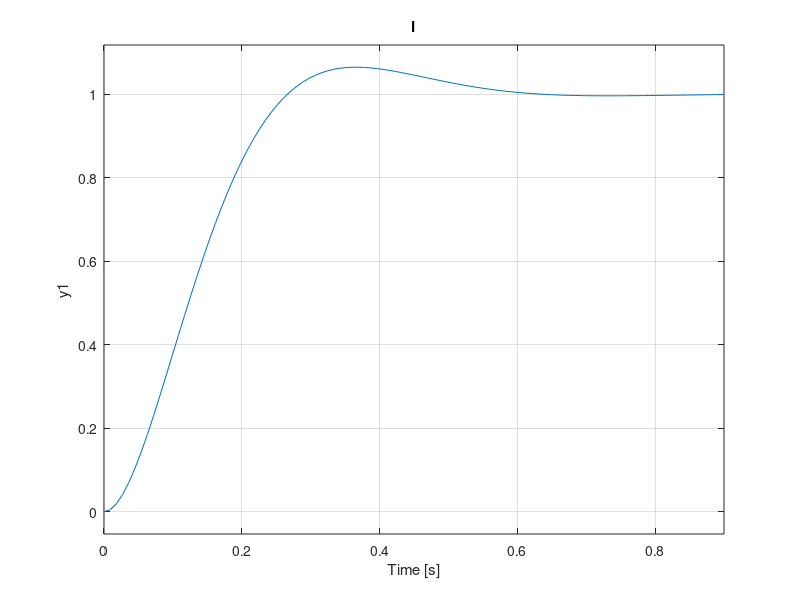

Here is the MATLAB script that generated this plot:
clc;
clear all;
close all;
num=130;
den=[1 15 130];
T=tf(num,den)
omegan=sqrt(den(3));
zeta=den(2)/(2*omegan);
theta=acos(zeta);
omegad=omegan*(sqrt(1-zeta^2));
tp=pi/omegad;
tr=(pi-theta)/omegad;
ts=4/(zeta*omegan);
percent=exp(-zeta*pi/sqrt(1-zeta^2))*100;
disp("omegan = "+omegan);
disp("zeta = "+zeta);
disp("theta = "+theta);
disp("omegad = "+omegad);
disp("tp = "+tp);
disp("tr = "+tr);
disp("ts = "+ts);
disp("%mp = "+percent);
step(T)
title("i")